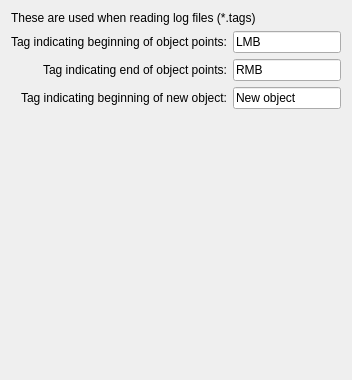
             <widget class="QWidget" name="tab_Tags">
              <property name="autoFillBackground">
               <bool>true</bool>
              </property>
              <attribute name="title">
               <string>Tags</string>
              </attribute>
              <layout class="QVBoxLayout" name="verticalLayout_18">
               <item>
                <widget class="QLabel" name="label_TagIdentDescription">
                 <property name="text">
                  <string>These are used when reading log files (*.tags)</string>
                 </property>
                </widget>
               </item>
               <item>
                <layout class="QFormLayout" name="formLayout_TagIdentStrings">
                 <property name="labelAlignment">
                  <set>Qt::AlignRight|Qt::AlignTrailing|Qt::AlignVCenter</set>
                 </property>
                 <item row="0" column="0">
                  <widget class="QLabel" name="label_TagIndicatingBeginningOfObjectPoints">
                   <property name="text">
                    <string>Tag indicating beginning of object points:</string>
                   </property>
                   <property name="alignment">
                    <set>Qt::AlignRight|Qt::AlignTrailing|Qt::AlignVCenter</set>
                   </property>
                  </widget>
                 </item>
                 <item row="0" column="1">
                  <widget class="QLineEdit" name="lineEdit_TagIndicatingBeginningOfObjectPoints">
                   <property name="maximumSize">
                    <size>
                     <width>200</width>
                     <height>16777215</height>
                    </size>
                   </property>
                   <property name="toolTip">
                    <string>&lt;html&gt;&lt;head/&gt;&lt;body&gt;&lt;p&gt;Typically this is &amp;quot;RMB&amp;quot; or &amp;quot;LMB&amp;quot;. Default: LMB. Editable to make it easier to switch mouse buttons.&lt;/p&gt;&lt;p&gt;Switching may be more intuitive when mouse is attached to the rig/stylus 180 degrees rotated, for example.&lt;/p&gt;&lt;/body&gt;&lt;/html&gt;</string>
                   </property>
                   <property name="text">
                    <string>LMB</string>
                   </property>
                  </widget>
                 </item>
                 <item row="1" column="0">
                  <widget class="QLabel" name="label_TagIndicatingEndOfObjectPoints">
                   <property name="text">
                    <string>Tag indicating end of object points:</string>
                   </property>
                   <property name="alignment">
                    <set>Qt::AlignRight|Qt::AlignTrailing|Qt::AlignVCenter</set>
                   </property>
                  </widget>
                 </item>
                 <item row="1" column="1">
                  <widget class="QLineEdit" name="lineEdit_TagIndicatingEndOfObjectPoints">
                   <property name="maximumSize">
                    <size>
                     <width>200</width>
                     <height>16777215</height>
                    </size>
                   </property>
                   <property name="toolTip">
                    <string>&lt;html&gt;&lt;head/&gt;&lt;body&gt;&lt;p&gt;Typically this is &amp;quot;RMB&amp;quot; or &amp;quot;LMB&amp;quot;. Default: RMB. Editable to make it easier to switch mouse buttons.&lt;/p&gt;&lt;p&gt;Switching may be more intuitive when mouse is attached to the rig/stylus 180 degrees rotated, for example.&lt;/p&gt;&lt;/body&gt;&lt;/html&gt;</string>
                   </property>
                   <property name="text">
                    <string>RMB</string>
                   </property>
                  </widget>
                 </item>
                 <item row="2" column="0">
                  <widget class="QLabel" name="label_TagIndicatingBeginningOfNewObject">
                   <property name="text">
                    <string>Tag indicating beginning of new object:</string>
                   </property>
                   <property name="alignment">
                    <set>Qt::AlignRight|Qt::AlignTrailing|Qt::AlignVCenter</set>
                   </property>
                  </widget>
                 </item>
                 <item row="2" column="1">
                  <widget class="QLineEdit" name="lineEdit_TagIndicatingBeginningOfNewObject">
                   <property name="maximumSize">
                    <size>
                     <width>200</width>
                     <height>16777215</height>
                    </size>
                   </property>
                   <property name="toolTip">
                    <string>&lt;html&gt;&lt;head/&gt;&lt;body&gt;&lt;p&gt;Default: &amp;quot;New object&amp;quot;.&lt;/p&gt;&lt;/body&gt;&lt;/html&gt;</string>
                   </property>
                   <property name="text">
                    <string>New object</string>
                   </property>
                  </widget>
                 </item>
                </layout>
               </item>
               <item>
                <spacer name="verticalSpacer_TagIdents_Bottom">
                 <property name="orientation">
                  <enum>Qt::Vertical</enum>
                 </property>
                 <property name="sizeHint" stdset="0">
                  <size>
                   <width>20</width>
                   <height>260</height>
                  </size>
                 </property>
                </spacer>
               </item>
              </layout>
             </widget>
